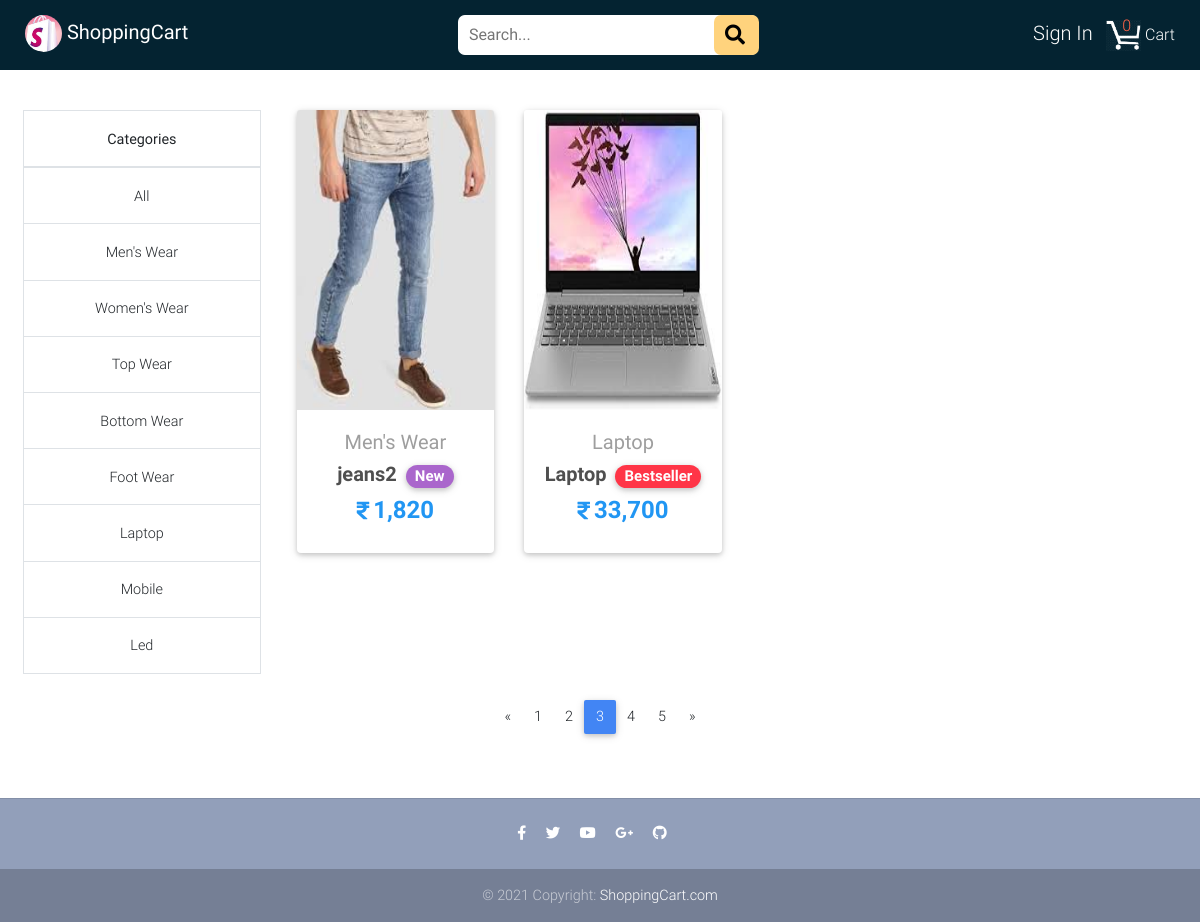
/all-category-products/?page=3, run on the app's committed database.
### myshop/models.py (models this page shows, shortened)
class Category(models.Model):
    category = models.CharField(max_length=15)
    def __str__(self):
        return self.category

class Product(models.Model):
    title = models.CharField(max_length=100)
    price = models.IntegerField()
    discounted_price = models.IntegerField(blank=True, null=True)
    description = models.TextField()
    tag = models.CharField(choices=LABEL_CHOICES,
                           max_length=15, blank=True, null=True)
    label = models.CharField(choices=LABEL_COLOR_CHOICES,
                             max_length=1, blank=True, null=True)
    brand = models.CharField(max_length=50)
    size = MultiSelectField(choices=SIZE_CHOICES, blank=True, null=True)
    category = models.ForeignKey(Category, on_delete=models.CASCADE)
    image = models.ImageField(upload_to='images')

### myshop/views.py (the view)
# urls.py: path('all-category-products/', views.Allcategories, name='all_category'),
def Allcategories(request):
    categories = Category.objects.all()
    products = Paginator(Product.objects.all().order_by('-id'), 2)
    page = request.GET.get('page')
    try:
        all_product = products.page(page)
    except PageNotAnInteger:
        all_product = products.page(1)
    except EmptyPage:
        all_product = products.page(products.num_pages)
    cart_quantity = 0
    user = request.user
    if user.is_authenticated:
        cart_item = Cart.objects.filter(user=user)
        for i in cart_item:
            cart_quantity += i.quantity
    context = {
        'all_product': all_product,
        'categories': categories,
        'cart_quantity': cart_quantity,
    }
    return render(request, 'allcategories.html', context)

### myshop/templates/allcategories.html (shortened to what this page needs)
{% extends "base.html" %}
{% load static %}
{% load humanize %}
{% block content %}
{% if all_product %}
<div class="row" id="tablesectionrow">
    <aside class="text-center" id="categoriestable">
        <table class="table table-bordered">
            <thead>
                <tr>
                    <th>Categories</th>
                </tr>
            </thead>
            <tbody>
                <tr>
                    <td>
                        <a href="{% url 'all_category' %}">All</a>
                    </td>
                </tr>
                {% for category in categories %}
                <tr>
                    <td>
                        <a href="{% url 'category' category.id %}">{{ category }}</a>
                    </td>
                </tr>
                {% endfor %}
            </tbody>
        </table>
    </aside>
    <section class="text-center mb-4" id="categoriessection">
        <div class="row wow fadeIn">
            {% for prod in all_product %}
            <div class="col-lg-3 col-md-6 mb-4">
            <div class="card">
              <div class="view overlay">
                <img src="{{ prod.image.url }}" class="card-img-top" height="300" alt="">
              </div>
              <div class="card-body text-center">
                <a href="{% url 'product_detail' prod.id %}" class="grey-text">
                  <h5>{{ prod.category }}</h5>
                </a>
                <h5>
                  <strong>
                    <a href="{% url 'product_detail' prod.id %}" class="dark-grey-text">{{ prod.title }}
                {% if prod.label %}
                   <span class="badge badge-pill {{ prod.get_label_display }}-color ml-1">{{prod.tag}}</span>
                {% endif %}
                    </a>
                  </strong>
                </h5>
                <h4 class="font-weight-bold blue-text">
                {% if prod.discounted_price %}
                  <strong><i class="fa mr-1" style="font-size: 20px;">&#xf156;</i>{{ prod.discounted_price|intcomma }}</strong>
                {% else %}
                  <strong><i class="fa mr-1" style="font-size: 20px;">&#xf156;</i>{{ prod.price|intcomma }}</strong>
                {% endif %}
                </h4>
              </div>
            </div>
            </div>
            {% endfor %}
        </div>
</div>
<nav class="d-flex justify-content-center wow fadeIn">
    <ul class="pagination pg-blue">
        {% if all_product.has_previous %}
        <li class="page-item">
            <a class="page-link" href="?page={{all_product.previous_page_number}}" aria-label="Previous">
                <span aria-hidden="true">&laquo;</span>
            </a>
        </li>
        {% endif %}
        {% for pg in all_product.paginator.page_range %}
        {% if all_product.number == pg %}
        <li class="page-item active">
            <a class="page-link" href="?page={{pg}}" class="btn btn-default">{{pg}}</a>
        </li>
        {% else %}
        <li class="page-item">
            <a class="page-link" href="?page={{pg}}" class="btn">{{pg}}</a>
        </li>
        {% endif %}
        {% endfor %}
        {% if all_product.has_next %}
        <li class="page-item">
            <a class="page-link" href="?page={{all_product.next_page_number}}" aria-label="Next">
                <span aria-hidden="true">&raquo;</span>
            </a>
        </li>
        {% endif %}
    </ul>
</nav>
{% else %}
<div class="text-center" style="margin-top: 150px; margin-bottom: 256px;">
    <h1>Sorry, Cann't load this page !!</h1><br>
    <h2>"products not found"</h2>
</div>
{% endif %}
{% endblock %}

### data on the page
Category: category "Men's Wear"
Category: category "Women's Wear"
Category: category "Top Wear"
Category: category "Bottom Wear"
Category: category "Foot Wear"
Category: category "Laptop"
Category: category "Mobile"
Category: category "Led"
Product: image (picture), category "Men's Wear", title "jeans2", tag "New", discounted_price "1,820"
Product: image (picture), category "Laptop", title "Laptop", tag "Bestseller", discounted_price "33,700"

### other printed values
{{ pg }} "1" "2" "4" "5"
{{ pg }} "3"
